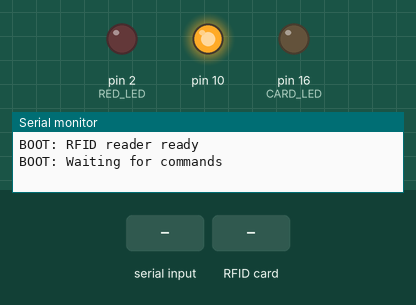
Simulated run of this sketch. Board: Arduino Uno, built with avr-gcc and run on an emulated ATmega328P. Shown: output pins drawn as LEDs (lit = HIGH), the last lines printed to the serial monitor. Inputs (shaded band) come from the test bench. Pins used as bus, display or sensor lines are not drawn.

Above: at 1.2 s.
1.3 s: "ON\n" received over Serial
At 2.5 s:
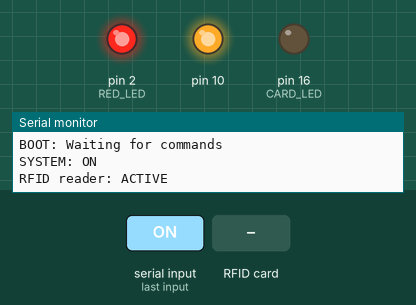
2.8 s: RFID card 5E 7A 19 C4 held to the reader
At 2.95 s:
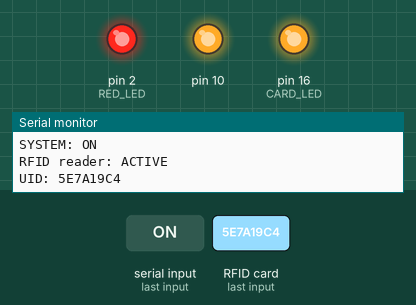
4.6 s: "OFF\n" received over Serial
At 5.6 s:
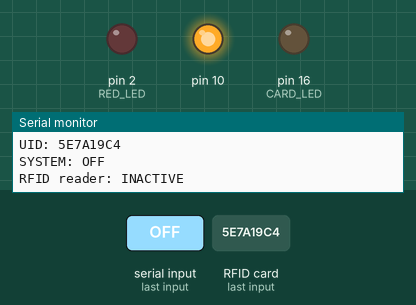
Timing chart, 0 to 7.6 s (numbered marks = the images above; inputs shaded):
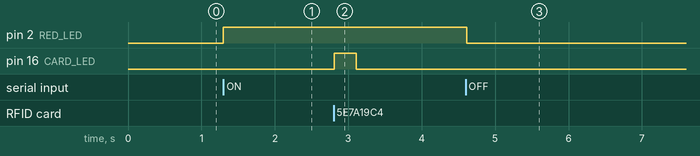

The sketch:

rfid_reader.ino
```cpp
/*
 * rfid_reader.ino
 * ---------------
 * ESP8266 + MFRC522 RFID Reader Firmware
 *
 * Hardware:
 *   Board  : NodeMCU ESP8266
 *   Reader : MFRC522 RC522
 *
 * Pin mapping:
 *   SS_PIN   (SDA/CS) -> D2  (GPIO 4)
 *   RST_PIN           -> D1  (GPIO 5)
 *   MOSI              -> D7  (GPIO 13)  [SPI - fixed]
 *   MISO              -> D6  (GPIO 12)  [SPI - fixed]
 *   SCK               -> D5  (GPIO 14)  [SPI - fixed]
 *   RED_LED           -> D4  (GPIO 2)
 *   GREEN_LED         -> D3  (GPIO 0)
 *   CARD_LED          -> D0  (GPIO 16)
 *
 * Serial: 115200 baud
 *
 * Commands received from Python (newline-terminated):
 *
 *   ON     -> Enable RFID scanning (normal attendance mode)
 *   OFF    -> Disable RFID scanning
 *   STATUS -> Report current state
 *   ASSIGN -> Scan exactly one card in assignment mode, then return to normal
 *
 * Output sent to Python:
 *
 *   SYSTEM: ON              (response to ON command)
 *   RFID reader: ACTIVE     (response to ON command, second line)
 *   SYSTEM: OFF             (response to OFF command)
 *   RFID reader: INACTIVE   (response to OFF command, second line)
 *   STATUS: ON              (response to STATUS when active)
 *   STATUS: OFF             (response to STATUS when inactive)
 *   ASSIGN: WAITING         (response to ASSIGN, reader now waiting for card)
 *   UID: XXXXXXXX           (card scanned - both NORMAL and ASSIGN mode)
 *   ASSIGN: DONE            (after one card scanned in ASSIGN mode)
 *   ERROR: ...              (malformed or unexpected input)
 *
 * Modes:
 *   MODE_OFF    - reader disabled, ignores cards
 *   MODE_NORMAL - reader active, every card produces UID: output
 *   MODE_ASSIGN - reader waits for exactly one card, then returns to MODE_NORMAL
 *
 * The Python layer differentiates NORMAL vs ASSIGN events by tracking
 * which mode it requested. The firmware sends the same UID: format in
 * both modes so the existing Python UID parsing is unchanged.
 * The ASSIGN: DONE line signals that assignment mode has ended.
 *
 * Libraries required (install via Arduino Library Manager):
 *   MFRC522  by GithubCommunity  (search: "MFRC522")
 */

#include <SPI.h>
#include <MFRC522.h>

// ---------------------------------------------------------------------------
// Pin definitions
// ---------------------------------------------------------------------------

#define SS_PIN    4    // D2
#define RST_PIN   5    // D1
#define RED_LED   2    // D4  (active LOW on NodeMCU)
#define GREEN_LED 0    // D3  (active LOW on NodeMCU)
#define CARD_LED  16   // D0  (active HIGH)

// ---------------------------------------------------------------------------
// RFID reader instance
// ---------------------------------------------------------------------------

MFRC522 mfrc522(SS_PIN, RST_PIN);

// ---------------------------------------------------------------------------
// Firmware state
// ---------------------------------------------------------------------------

typedef enum {
    MODE_OFF    = 0,
    MODE_NORMAL = 1,
    MODE_ASSIGN = 2
} ReaderMode;

ReaderMode currentMode = MODE_OFF;

// Debounce: minimum milliseconds between two card reads.
// Prevents the same card being read multiple times in one tap.
const unsigned long DEBOUNCE_MS = 1500;
unsigned long lastReadTime = 0;

// ---------------------------------------------------------------------------
// LED helpers
// ---------------------------------------------------------------------------

void setLeds(bool red, bool green, bool card) {
    // RED and GREEN are active-LOW on NodeMCU.
    digitalWrite(RED_LED,   red   ? LOW  : HIGH);
    digitalWrite(GREEN_LED, green ? LOW  : HIGH);
    digitalWrite(CARD_LED,  card  ? HIGH : LOW);
}

void ledIdle() {
    // System on, waiting: green steady, others off.
    setLeds(false, true, false);
}

void ledOff() {
    // System off: red steady, others off.
    setLeds(true, false, false);
}

void ledAssignWaiting() {
    // Assignment mode waiting: both on (amber effect), card off.
    setLeds(true, true, false);
}

void ledCardFlash() {
    // Card just read: card LED on, green off briefly, then restore.
    setLeds(false, false, true);
    delay(300);
    ledIdle();
}

// ---------------------------------------------------------------------------
// Setup
// ---------------------------------------------------------------------------

void setup() {
    Serial.begin(115200);

    pinMode(RED_LED,   OUTPUT);
    pinMode(GREEN_LED, OUTPUT);
    pinMode(CARD_LED,  OUTPUT);

    SPI.begin();
    mfrc522.PCD_Init();

    // Start in OFF state.
    ledOff();

    Serial.println("BOOT: RFID reader ready");
    Serial.println("BOOT: Waiting for commands");
}

// ---------------------------------------------------------------------------
// UID extraction helper
// ---------------------------------------------------------------------------

String readUID() {
    String uid = "";
    for (byte i = 0; i < mfrc522.uid.size; i++) {
        if (mfrc522.uid.uidByte[i] < 0x10) {
            uid += "0";
        }
        uid += String(mfrc522.uid.uidByte[i], HEX);
    }
    uid.toUpperCase();
    return uid;
}

// ---------------------------------------------------------------------------
// Command handler
// ---------------------------------------------------------------------------

void handleCommand(String cmd) {
    cmd.trim();
    cmd.toUpperCase();

    if (cmd == "ON") {
        currentMode = MODE_NORMAL;
        ledIdle();
        Serial.println("SYSTEM: ON");
        Serial.println("RFID reader: ACTIVE");

    } else if (cmd == "OFF") {
        currentMode = MODE_OFF;
        ledOff();
        Serial.println("SYSTEM: OFF");
        Serial.println("RFID reader: INACTIVE");

    } else if (cmd == "STATUS") {
        if (currentMode == MODE_OFF) {
            Serial.println("STATUS: OFF");
        } else {
            // Both NORMAL and ASSIGN count as "on" for STATUS purposes.
            Serial.println("STATUS: ON");
        }

    } else if (cmd == "ASSIGN") {
        if (currentMode == MODE_OFF) {
            // Cannot enter assign mode while the reader is off.
            Serial.println("ERROR: Cannot enter ASSIGN mode while system is OFF. Send ON first.");
        } else if (currentMode == MODE_ASSIGN) {
            // Already waiting - ignore duplicate ASSIGN command.
            Serial.println("ERROR: Already in ASSIGN mode. Waiting for card.");
        } else {
            // Switch from NORMAL to ASSIGN.
            currentMode = MODE_ASSIGN;
            ledAssignWaiting();
            Serial.println("ASSIGN: WAITING");
        }

    } else if (cmd.length() > 0) {
        Serial.print("ERROR: Unknown command: ");
        Serial.println(cmd);
    }
    // Empty commands are silently ignored.
}

// ---------------------------------------------------------------------------
// Main loop
// ---------------------------------------------------------------------------

void loop() {
    // --- Handle incoming serial commands ---
    if (Serial.available() > 0) {
        String cmd = Serial.readStringUntil('\n');
        handleCommand(cmd);
    }

    // --- If reader is off, do nothing ---
    if (currentMode == MODE_OFF) {
        return;
    }

    // --- Check for a new card ---
    if (!mfrc522.PICC_IsNewCardPresent()) {
        return;
    }
    if (!mfrc522.PICC_ReadCardSerial()) {
        return;
    }

    // --- Debounce ---
    unsigned long now = millis();
    if (now - lastReadTime < DEBOUNCE_MS) {
        mfrc522.PICC_HaltA();
        return;
    }
    lastReadTime = now;

    // --- Extract UID ---
    String uid = readUID();

    // --- Send UID (same format regardless of mode) ---
    Serial.print("UID: ");
    Serial.println(uid);

    // --- Handle mode-specific post-scan behaviour ---
    if (currentMode == MODE_ASSIGN) {
        // One card scanned in ASSIGN mode: return to NORMAL.
        currentMode = MODE_NORMAL;
        ledCardFlash();
        Serial.println("ASSIGN: DONE");
    } else {
        // MODE_NORMAL: just flash the card LED.
        ledCardFlash();
    }

    // Halt the card so it is not read again on next loop iteration.
    mfrc522.PICC_HaltA();
    mfrc522.PCD_StopCrypto1();
}
```

Measured:
- after the input at 1.3 s, pin 2 (RED_LED): LOW → HIGH at once
- after the input at 2.8 s, pin 16 (CARD_LED): LOW → HIGH at once, → LOW 0.30 s later
- after the input at 4.6 s, pin 2 (RED_LED): HIGH → LOW at once
